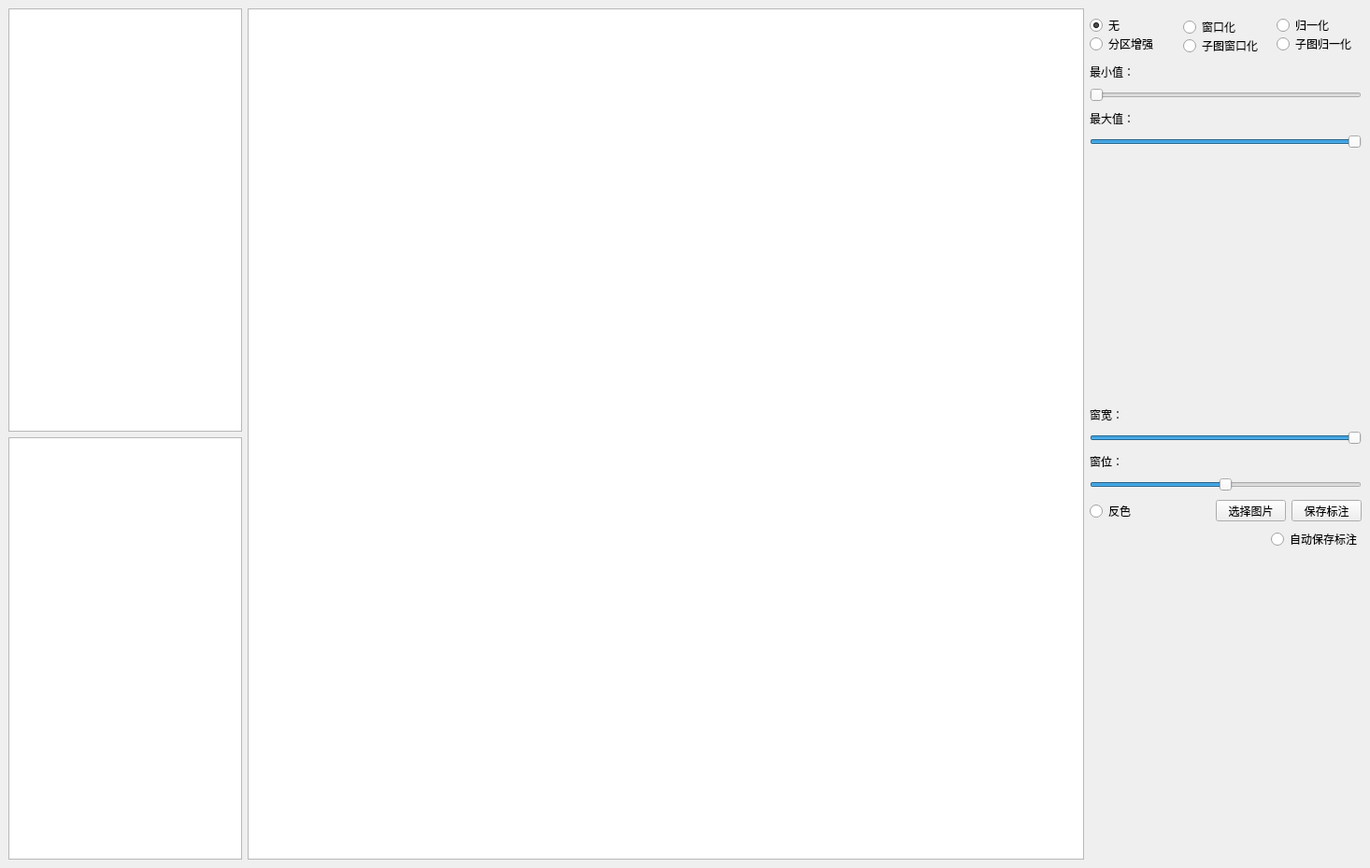
<?xml version="1.0" encoding="UTF-8"?>
<ui version="4.0">
 <class>mainWindow</class>
 <widget class="QMainWindow" name="mainWindow">
  <property name="geometry">
   <rect>
    <x>0</x>
    <y>0</y>
    <width>1466</width>
    <height>929</height>
   </rect>
  </property>
  <property name="minimumSize">
   <size>
    <width>902</width>
    <height>594</height>
   </size>
  </property>
  <property name="windowTitle">
   <string>华铸X射线探伤dcm图像增强与标记系统</string>
  </property>
  <widget class="QWidget" name="centralwidget">
   <layout class="QHBoxLayout" name="horizontalLayout_7">
    <item>
     <layout class="QHBoxLayout" name="horizontalLayout_3" stretch="1,10,1">
      <item>
       <layout class="QVBoxLayout" name="verticalLayout_3">
        <item>
         <widget class="QListWidget" name="listWidget_dcm_name">
          <property name="sizePolicy">
           <sizepolicy hsizetype="Expanding" vsizetype="Expanding">
            <horstretch>0</horstretch>
            <verstretch>0</verstretch>
           </sizepolicy>
          </property>
          <property name="minimumSize">
           <size>
            <width>250</width>
            <height>270</height>
           </size>
          </property>
         </widget>
        </item>
        <item>
         <widget class="QListWidget" name="listWidget_label">
          <property name="enabled">
           <bool>true</bool>
          </property>
          <property name="minimumSize">
           <size>
            <width>250</width>
            <height>270</height>
           </size>
          </property>
          <property name="editTriggers">
           <set>QAbstractItemView::DoubleClicked</set>
          </property>
         </widget>
        </item>
       </layout>
      </item>
      <item>
       <widget class="QGraphicsView" name="graphicsView">
        <property name="minimumSize">
         <size>
          <width>325</width>
          <height>551</height>
         </size>
        </property>
        <property name="styleSheet">
         <string notr="true"/>
        </property>
       </widget>
      </item>
      <item>
       <layout class="QVBoxLayout" name="verticalLayout">
        <item>
         <widget class="QStackedWidget" name="stackedWidget">
          <property name="minimumSize">
           <size>
            <width>291</width>
            <height>520</height>
           </size>
          </property>
          <property name="maximumSize">
           <size>
            <width>291</width>
            <height>520</height>
           </size>
          </property>
          <property name="currentIndex">
           <number>0</number>
          </property>
          <widget class="QWidget" name="page_3">
           <widget class="QLabel" name="window_width_label">
            <property name="geometry">
             <rect>
              <x>0</x>
              <y>427</y>
              <width>291</width>
              <height>16</height>
             </rect>
            </property>
            <property name="minimumSize">
             <size>
              <width>291</width>
              <height>16</height>
             </size>
            </property>
            <property name="maximumSize">
             <size>
              <width>291</width>
              <height>16777215</height>
             </size>
            </property>
            <property name="text">
             <string>窗宽：</string>
            </property>
           </widget>
           <widget class="QSlider" name="window_width_slider">
            <property name="geometry">
             <rect>
              <x>0</x>
              <y>449</y>
              <width>291</width>
              <height>22</height>
             </rect>
            </property>
            <property name="minimumSize">
             <size>
              <width>291</width>
              <height>22</height>
             </size>
            </property>
            <property name="maximumSize">
             <size>
              <width>291</width>
              <height>22</height>
             </size>
            </property>
            <property name="minimum">
             <number>0</number>
            </property>
            <property name="maximum">
             <number>65535</number>
            </property>
            <property name="value">
             <number>65535</number>
            </property>
            <property name="sliderPosition">
             <number>65535</number>
            </property>
            <property name="orientation">
             <enum>Qt::Horizontal</enum>
            </property>
           </widget>
           <widget class="QLabel" name="window_level_label">
            <property name="geometry">
             <rect>
              <x>0</x>
              <y>477</y>
              <width>291</width>
              <height>16</height>
             </rect>
            </property>
            <property name="minimumSize">
             <size>
              <width>291</width>
              <height>16</height>
             </size>
            </property>
            <property name="maximumSize">
             <size>
              <width>291</width>
              <height>16777215</height>
             </size>
            </property>
            <property name="text">
             <string>窗位：</string>
            </property>
           </widget>
           <widget class="QLabel" name="max_label">
            <property name="geometry">
             <rect>
              <x>0</x>
              <y>110</y>
              <width>291</width>
              <height>16</height>
             </rect>
            </property>
            <property name="minimumSize">
             <size>
              <width>291</width>
              <height>16</height>
             </size>
            </property>
            <property name="maximumSize">
             <size>
              <width>291</width>
              <height>16777215</height>
             </size>
            </property>
            <property name="text">
             <string>最大值：</string>
            </property>
           </widget>
           <widget class="QSlider" name="max_slider">
            <property name="geometry">
             <rect>
              <x>0</x>
              <y>132</y>
              <width>291</width>
              <height>22</height>
             </rect>
            </property>
            <property name="minimumSize">
             <size>
              <width>291</width>
              <height>22</height>
             </size>
            </property>
            <property name="maximumSize">
             <size>
              <width>291</width>
              <height>22</height>
             </size>
            </property>
            <property name="maximum">
             <number>65535</number>
            </property>
            <property name="value">
             <number>65535</number>
            </property>
            <property name="sliderPosition">
             <number>65535</number>
            </property>
            <property name="orientation">
             <enum>Qt::Horizontal</enum>
            </property>
           </widget>
           <widget class="QSlider" name="window_level_slider">
            <property name="geometry">
             <rect>
              <x>0</x>
              <y>499</y>
              <width>291</width>
              <height>22</height>
             </rect>
            </property>
            <property name="minimumSize">
             <size>
              <width>291</width>
              <height>22</height>
             </size>
            </property>
            <property name="maximumSize">
             <size>
              <width>291</width>
              <height>22</height>
             </size>
            </property>
            <property name="maximum">
             <number>65535</number>
            </property>
            <property name="value">
             <number>32768</number>
            </property>
            <property name="sliderPosition">
             <number>32768</number>
            </property>
            <property name="orientation">
             <enum>Qt::Horizontal</enum>
            </property>
           </widget>
           <widget class="QLabel" name="histogram">
            <property name="geometry">
             <rect>
              <x>0</x>
              <y>160</y>
              <width>291</width>
              <height>261</height>
             </rect>
            </property>
            <property name="minimumSize">
             <size>
              <width>291</width>
              <height>261</height>
             </size>
            </property>
            <property name="maximumSize">
             <size>
              <width>291</width>
              <height>261</height>
             </size>
            </property>
            <property name="autoFillBackground">
             <bool>false</bool>
            </property>
            <property name="styleSheet">
             <string notr="true"/>
            </property>
            <property name="text">
             <string/>
            </property>
           </widget>
           <widget class="QSlider" name="min_slider">
            <property name="geometry">
             <rect>
              <x>0</x>
              <y>82</y>
              <width>291</width>
              <height>22</height>
             </rect>
            </property>
            <property name="minimumSize">
             <size>
              <width>291</width>
              <height>22</height>
             </size>
            </property>
            <property name="maximumSize">
             <size>
              <width>291</width>
              <height>22</height>
             </size>
            </property>
            <property name="maximum">
             <number>65535</number>
            </property>
            <property name="orientation">
             <enum>Qt::Horizontal</enum>
            </property>
           </widget>
           <widget class="QLabel" name="min_label">
            <property name="geometry">
             <rect>
              <x>0</x>
              <y>60</y>
              <width>291</width>
              <height>16</height>
             </rect>
            </property>
            <property name="minimumSize">
             <size>
              <width>291</width>
              <height>16</height>
             </size>
            </property>
            <property name="maximumSize">
             <size>
              <width>291</width>
              <height>16</height>
             </size>
            </property>
            <property name="text">
             <string>最小值：</string>
            </property>
           </widget>
           <widget class="QRadioButton" name="sub_window_dcm_label">
            <property name="geometry">
             <rect>
              <x>100</x>
              <y>30</y>
              <width>81</width>
              <height>20</height>
             </rect>
            </property>
            <property name="minimumSize">
             <size>
              <width>40</width>
              <height>0</height>
             </size>
            </property>
            <property name="text">
             <string>子图窗口化</string>
            </property>
            <property name="checked">
             <bool>false</bool>
            </property>
           </widget>
           <widget class="QRadioButton" name="partition_dcm_label">
            <property name="geometry">
             <rect>
              <x>0</x>
              <y>30</y>
              <width>81</width>
              <height>16</height>
             </rect>
            </property>
            <property name="minimumSize">
             <size>
              <width>40</width>
              <height>0</height>
             </size>
            </property>
            <property name="text">
             <string>分区增强</string>
            </property>
            <property name="checked">
             <bool>false</bool>
            </property>
           </widget>
           <widget class="QRadioButton" name="sub_normalize_dcm_label">
            <property name="geometry">
             <rect>
              <x>200</x>
              <y>30</y>
              <width>81</width>
              <height>16</height>
             </rect>
            </property>
            <property name="minimumSize">
             <size>
              <width>40</width>
              <height>0</height>
             </size>
            </property>
            <property name="text">
             <string>子图归一化</string>
            </property>
            <property name="checked">
             <bool>false</bool>
            </property>
           </widget>
           <widget class="QRadioButton" name="none_dcm_label">
            <property name="geometry">
             <rect>
              <x>0</x>
              <y>10</y>
              <width>61</width>
              <height>16</height>
             </rect>
            </property>
            <property name="minimumSize">
             <size>
              <width>40</width>
              <height>0</height>
             </size>
            </property>
            <property name="text">
             <string>无</string>
            </property>
            <property name="checked">
             <bool>true</bool>
            </property>
           </widget>
           <widget class="QRadioButton" name="normalize_dcm_label">
            <property name="geometry">
             <rect>
              <x>200</x>
              <y>10</y>
              <width>71</width>
              <height>16</height>
             </rect>
            </property>
            <property name="minimumSize">
             <size>
              <width>40</width>
              <height>0</height>
             </size>
            </property>
            <property name="text">
             <string>归一化</string>
            </property>
            <property name="checked">
             <bool>false</bool>
            </property>
           </widget>
           <widget class="QRadioButton" name="window_dcm_label">
            <property name="geometry">
             <rect>
              <x>100</x>
              <y>10</y>
              <width>71</width>
              <height>20</height>
             </rect>
            </property>
            <property name="minimumSize">
             <size>
              <width>40</width>
              <height>0</height>
             </size>
            </property>
            <property name="text">
             <string>窗口化</string>
            </property>
            <property name="checked">
             <bool>false</bool>
            </property>
           </widget>
          </widget>
          <widget class="QWidget" name="page_4"/>
         </widget>
        </item>
        <item>
         <layout class="QHBoxLayout" name="horizontalLayout">
          <item>
           <widget class="QRadioButton" name="reverseButton">
            <property name="minimumSize">
             <size>
              <width>59</width>
              <height>0</height>
             </size>
            </property>
            <property name="text">
             <string>反色</string>
            </property>
            <property name="iconSize">
             <size>
              <width>16</width>
              <height>16</height>
             </size>
            </property>
           </widget>
          </item>
          <item>
           <widget class="QPushButton" name="pushButton">
            <property name="enabled">
             <bool>true</bool>
            </property>
            <property name="sizePolicy">
             <sizepolicy hsizetype="Fixed" vsizetype="Fixed">
              <horstretch>0</horstretch>
              <verstretch>0</verstretch>
             </sizepolicy>
            </property>
            <property name="minimumSize">
             <size>
              <width>75</width>
              <height>23</height>
             </size>
            </property>
            <property name="maximumSize">
             <size>
              <width>75</width>
              <height>23</height>
             </size>
            </property>
            <property name="text">
             <string>选择图片</string>
            </property>
           </widget>
          </item>
          <item>
           <widget class="QPushButton" name="pushButton_save_xml">
            <property name="enabled">
             <bool>true</bool>
            </property>
            <property name="sizePolicy">
             <sizepolicy hsizetype="Fixed" vsizetype="Fixed">
              <horstretch>0</horstretch>
              <verstretch>0</verstretch>
             </sizepolicy>
            </property>
            <property name="minimumSize">
             <size>
              <width>75</width>
              <height>23</height>
             </size>
            </property>
            <property name="maximumSize">
             <size>
              <width>75</width>
              <height>23</height>
             </size>
            </property>
            <property name="text">
             <string>保存标注</string>
            </property>
           </widget>
          </item>
         </layout>
        </item>
        <item>
         <layout class="QHBoxLayout" name="horizontalLayout_2">
          <property name="sizeConstraint">
           <enum>QLayout::SetDefaultConstraint</enum>
          </property>
          <item>
           <spacer name="horizontalSpacer">
            <property name="orientation">
             <enum>Qt::Horizontal</enum>
            </property>
            <property name="sizeHint" stdset="0">
             <size>
              <width>40</width>
              <height>20</height>
             </size>
            </property>
           </spacer>
          </item>
          <item>
           <widget class="QRadioButton" name="autoSaveButton">
            <property name="sizePolicy">
             <sizepolicy hsizetype="Fixed" vsizetype="Preferred">
              <horstretch>0</horstretch>
              <verstretch>0</verstretch>
             </sizepolicy>
            </property>
            <property name="text">
             <string>自动保存标注</string>
            </property>
           </widget>
          </item>
         </layout>
        </item>
        <item>
         <spacer name="verticalSpacer">
          <property name="orientation">
           <enum>Qt::Vertical</enum>
          </property>
          <property name="sizeHint" stdset="0">
           <size>
            <width>1</width>
            <height>1</height>
           </size>
          </property>
         </spacer>
        </item>
       </layout>
      </item>
     </layout>
    </item>
   </layout>
  </widget>
  <widget class="QMenuBar" name="menubar">
   <property name="geometry">
    <rect>
     <x>0</x>
     <y>0</y>
     <width>1466</width>
     <height>23</height>
    </rect>
   </property>
  </widget>
 </widget>
 <resources/>
 <connections/>
</ui>
